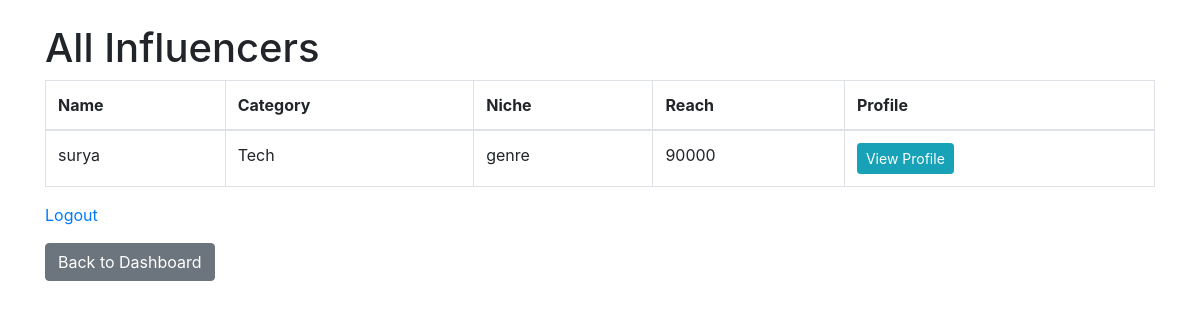
The page /view_influencers on the database its author committed.
### app.py (models this page shows)
class InfluencerProfile(db.Model):
    id = db.Column(db.Integer, primary_key=True)
    user_id = db.Column(db.Integer, db.ForeignKey('user.id'), nullable=False)
    category = db.Column(db.String(150))
    niche = db.Column(db.String(150))
    reach = db.Column(db.Integer)  # e.g., calculated by followers
    user = db.relationship('User', backref='influencer_profiles')

class User(UserMixin, db.Model):
    id = db.Column(db.Integer, primary_key=True)
    username = db.Column(db.String(150), unique=True, nullable=False)
    password = db.Column(db.String(150), nullable=False)
    is_sponsor = db.Column(db.Boolean, default=False)
    is_influencer = db.Column(db.Boolean, default=False)
    is_admin = db.Column(db.Boolean, default=False)  # New admin field
    company_name = db.Column(db.String(150))  # For sponsors
    industry = db.Column(db.String(150))
    budget = db.Column(db.Integer)
    is_flagged = db.Column(db.Boolean, default=False)
    campaigns = db.relationship('Campaign', backref='sponsor', lazy=True)
    ad_requests = db.relationship('AdRequest', backref='influencer', lazy=True)

### app.py (the view)
@app.route('/view_influencers', methods=['GET'])
def view_influencers():
    influencers = InfluencerProfile.query.all()  # Fetch all influencer profiles
    return render_template('view_influencers.html', influencers=influencers)

### templates/view_influencers.html (shortened to what this page needs)
<!DOCTYPE html>
<html lang="en">
<head>
    <link rel="stylesheet" href="https://maxcdn.bootstrapcdn.com/bootstrap/4.5.2/css/bootstrap.min.css">
</head>
<body>
    <div class="container mt-4">
        <h1>All Influencers</h1>
        {% if influencers %}
            <table class="table table-bordered">
                <thead>
                    <tr>
                        <th>Name</th>
                        <th>Category</th>
                        <th>Niche</th>
                        <th>Reach</th>
                        <th>Profile</th>
                    </tr>
                </thead>
                <tbody>
                    {% for influencer in influencers %}
                        <tr>
                            <td>{{ influencer.user.username }}</td>
                            <td>{{ influencer.category }}</td>
                            <td>{{ influencer.niche }}</td>
                            <td>{{ influencer.reach }}</td>
                            <td>
                                <a href="{{ url_for('view_profile', user_id=influencer.user_id) }}" class="btn btn-info btn-sm">View Profile</a>
                            </td>
                        </tr>
                    {% endfor %}
                </tbody>
            </table>
        {% else %}
            <p>No influencers found.</p>
        {% endif %}
        <p><a href="{{ url_for('logout') }}">Logout</a></p>
        <a href="{{ url_for('influencer_dashboard') if current_user.is_influencer else url_for('sponsor_dashboard') }}" class="btn btn-secondary mb-3">Back to Dashboard</a>
    </div>
</body>
</html>

### rows shown on the page
InfluencerProfile: user.username "surya", category "Tech", niche "genre", reach "90000"
